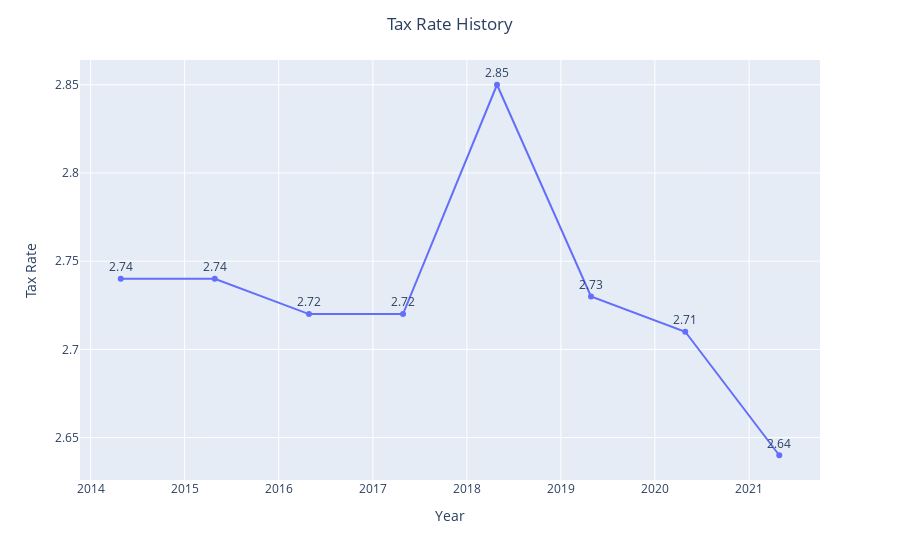

Notebook code for this chart:
### Code cell
import plotly.express as px

fig = px.line(x=tax_year[::-1], y=tax_rate_hist[::-1], labels={"x": "Year", "y": "Tax Rate"}, text=tax_rate_hist[::-1])
fig.update_traces(textposition='top center')
fig.update_layout(title_text='Tax Rate History', title_x=0.5)
fig.show()

### Figure 1 — Plotly figure (JSON) as saved in the notebook; plotly's stock layout.template omitted (floating-point values rounded to 4 significant figures)
{"data": [{"hovertemplate": "Year=%{x}<br>Tax Rate=%{y}<br>text=%{text}<extra></extra>", "legendgroup": "", "line": {"color": "#636efa", "dash": "solid"}, "marker": {"symbol": "circle"}, "mode": "markers+lines+text", "name": "", "orientation": "v", "showlegend": false, "text": [2.74, 2.74, 2.72, 2.72, 2.85, 2.73, 2.71, 2.64], "textposition": "top center", "type": "scatter", "x": ["2014-04-28", "2015-04-28", "2016-04-28", "2017-04-28", "2018-04-28", "2019-04-28", "2020-04-28", "2021-04-28"], "xaxis": "x", "y": [2.74, 2.74, 2.72, 2.72, 2.85, 2.73, 2.71, 2.64], "yaxis": "y"}], "layout": {"legend": {"tracegroupgap": 0}, "margin": {"t": 60}, "title": {"text": "Tax Rate History", "x": 0.5}, "xaxis": {"anchor": "y", "domain": [0, 1], "title": {"text": "Year"}}, "yaxis": {"anchor": "x", "domain": [0, 1], "title": {"text": "Tax Rate"}}}}
